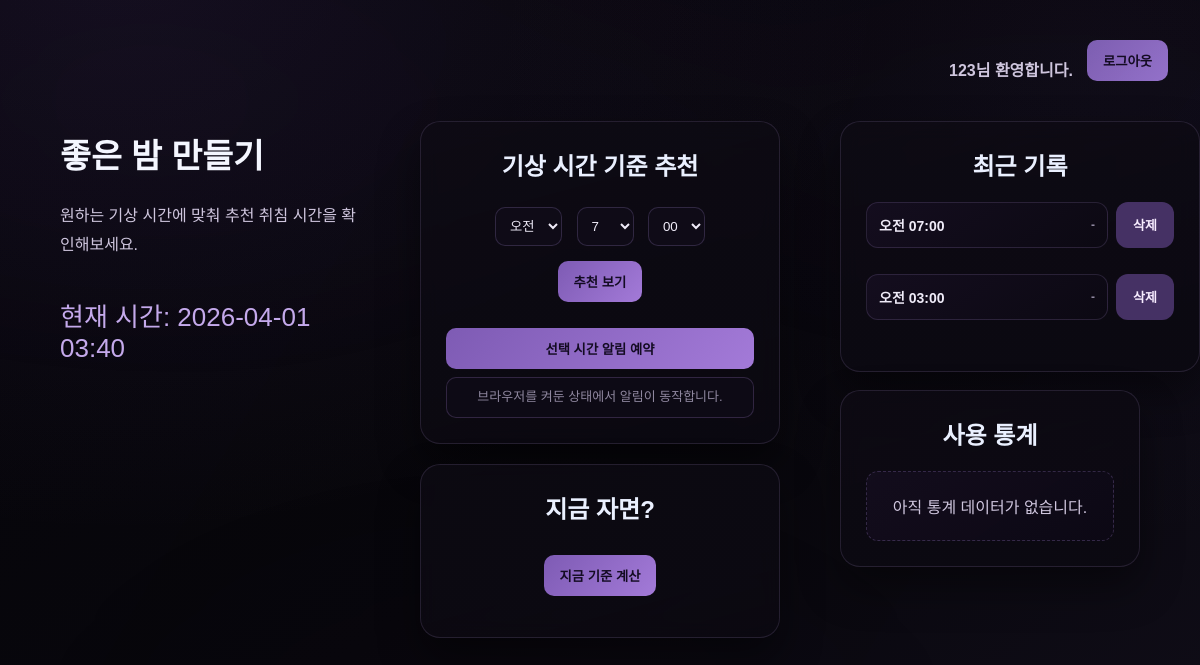
Page / (signed in) on the earlier database version.
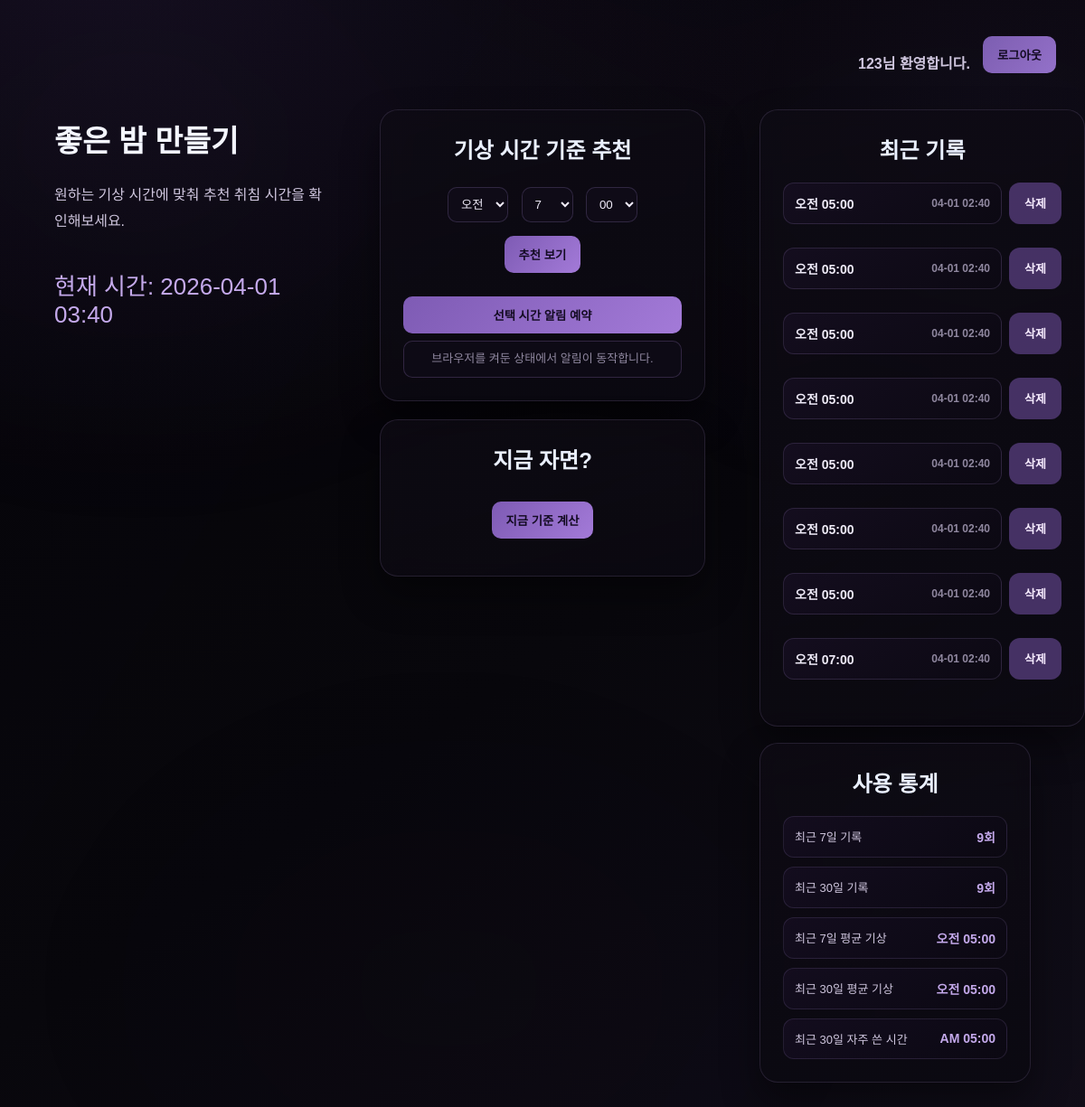
Same page on the later database version.
### tables this page shows
CREATE TABLE users (
        id INTEGER PRIMARY KEY AUTOINCREMENT,
        username TEXT,
        password TEXT
    );

CREATE TABLE history (
        id INTEGER PRIMARY KEY AUTOINCREMENT,
        ampm TEXT,
        hour INTEGER,
        minute TEXT
    , user_id INTEGER, created_at TIMESTAMP);

### app.py (the view, shortened to what this page needs)
@app.route("/", methods=["GET", "POST"])
def index():
    user = get_current_user()
    if not user:
        return render_template("index.html", auth_mode="login", now_time=get_now())
    data = load_last_input()
    selected_ampm = data.get("ampm", "AM")
    selected_hour = int(data.get("hour", 7))
    selected_minute = normalize_minute(data.get("minute", "00"))
    sleep_results, wake_results, comment = get_result_state()
    history = get_history(user["id"])
    stats = build_stats_view(user["id"])
    return render_template(
        "index.html",
        auth_mode=None,
        current_user=user["username"],
        history=history,
        stats=stats,
        sleep_results=sleep_results,
        wake_results=wake_results,
        now_time=get_now(),
        selected_ampm=selected_ampm,
        selected_hour=selected_hour,
        selected_minute=selected_minute,
        selected_display=format_ampm_display(selected_ampm, selected_hour, selected_minute),
        comment=comment,
    )

### app.py (called while the page is built)
def get_current_user():
    user_id = session.get("user_id")
    if not user_id:
        return None
    return get_user_by_id(user_id)

def format_time(minutes):
    minutes %= 24 * 60
    hour = minutes // 60
    minute = minutes % 60
    ampm = "오전" if hour < 12 else "오후"
    hour = hour % 12
    if hour == 0:
        hour = 12
    return f"{ampm} {hour:02d}:{minute:02d}"

def get_now():
    return datetime.now().strftime("%Y-%m-%d %H:%M")

def normalize_minute(minute):
    try:
        return f"{int(minute):02d}"
    except (TypeError, ValueError):
        return str(minute).zfill(2)

def format_ampm_display(ampm, hour, minute):
    return f"{ampm} {int(hour):02d}:{int(minute):02d}"

def build_stats_view(user_id):
    stats = get_history_stats(user_id)
    most_used = "-"
    if stats["most_used_30d"]:
        most_used = format_ampm_display(
            stats["most_used_30d"]["ampm"],
            stats["most_used_30d"]["hour"],
            stats["most_used_30d"]["minute"],
        )
    return {
        "count_7d": stats["count_7d"],
        "count_30d": stats["count_30d"],
        "avg_7d": format_time(stats["avg_7d_minutes"]) if stats["avg_7d_minutes"] is not None else "-",
        "avg_30d": format_time(stats["avg_30d_minutes"]) if stats["avg_30d_minutes"] is not None else "-",
        "most_used_30d": most_used,
    }

def load_last_input():
    try:
        with open(SAVE_FILE, "r", encoding="utf-8") as file:
            return json.load(file)
    except (FileNotFoundError, json.JSONDecodeError):
        return {"ampm": "AM", "hour": 7, "minute": "00"}

def get_result_state():
    result_type = session.get("result_type")
    result_data = session.get("result_data")
    if result_type == "sleep":
        return result_data, None, session.get("result_comment")
    if result_type == "wake":
        return None, result_data, None
    return None, None, None

### database.py (called while the page is built)
def get_connection():
    conn = sqlite3.connect(DB_NAME)
    conn.row_factory = sqlite3.Row
    return conn

def get_user_by_id(user_id):
    conn = get_connection()
    c = conn.cursor()
    c.execute(
        """
        SELECT id, username
        FROM users
        WHERE id = ?
        """,
        (user_id,),
    )
    user = c.fetchone()
    conn.close()
    return user

def _to_minutes(ampm, hour, minute):
    hour_24 = hour % 12
    if ampm == "PM":
        hour_24 += 12
    return hour_24 * 60 + int(minute)

### templates/index.html (shortened to what this page needs)
﻿<!DOCTYPE html>
<html lang="ko">
<head>
    <link rel="stylesheet" href="/static/style.css">
</head>
<body>
    {% if auth_mode %}
    <div class="auth-page">
        <div class="auth-intro">
            <p class="auth-badge">Sleep Planner</p>
            <h1>이제 수면 걱정은 줄여보세요</h1>
            <p class="auth-copy">기상 시간을 기준으로 추천 수면 시간을 알려드립니다.</p>
            <p class="auth-time">현재 시간: {{ now_time }}</p>
        </div>
        <div class="auth-panels">
            <div class="card auth-card {% if auth_mode == 'login' %}active-panel{% endif %}">
                <h2>로그인</h2>
                <form method="post" action="{{ url_for('login') }}" class="auth-form">
                    <input type="text" name="username" placeholder="아이디" required>
                    <input type="password" name="password" placeholder="비밀번호" required>
                    <button type="submit">로그인</button>
                </form>
            </div>
            <div class="card auth-card {% if auth_mode == 'signup' %}active-panel{% endif %}">
                <h2>회원가입</h2>
                <form method="post" action="{{ url_for('signup') }}" class="auth-form">
                    <input type="text" name="username" placeholder="아이디" required>
                    <input type="password" name="password" placeholder="비밀번호" required>
                    <input type="password" name="password_confirm" placeholder="비밀번호 확인" required>
                    <button type="submit">회원가입</button>
                </form>
            </div>
        </div>
    </div>
    {% else %}
    <div class="topbar">
        <div class="topbar-user">{{ current_user }}님 환영합니다.</div>
        <form method="post" action="{{ url_for('logout') }}">
            <button type="submit" class="logout-button">로그아웃</button>
        </form>
    </div>
    <div class="layout">
        <div class="intro-content">
            <h1>좋은 밤 만들기</h1>
            <p class="subtitle">원하는 기상 시간에 맞춰 추천 취침 시간을 확인해보세요.</p>
            <p class="now-time">현재 시간: {{ now_time }}</p>
        </div>
        <div class="main-content">
            <div class="card">
                <h2>기상 시간 기준 추천</h2>
                <form method="post" class="sleep-form">
                    <select name="ampm">
                        <option value="AM" {% if selected_ampm == "AM" %}selected{% endif %}>오전</option>
                    </select>
                    <select name="hour">
                        {% for i in range(1, 13) %}
                        <option value="{{ i }}" {% if i == selected_hour %}selected{% endif %}>{{ i }}</option>
                        {% endfor %}
                    </select>
                    <select name="minute">
                        {% for i in range(0, 60, 5) %}
                        {% set m = "%02d"|format(i) %}
                        <option value="{{ m }}" {% if m == selected_minute %}selected{% endif %}>{{ m }}</option>
                        {% endfor %}
                    </select>
                    <button type="submit" name="wake_submit">추천 보기</button>
                </form>
                <div class="notify-wrap">
                    <button type="button" id="set-notification" class="notify-button">선택 시간 알림 예약</button>
                    <div id="notify-status" class="notify-status" aria-live="polite">
                        브라우저를 켜둔 상태에서 알림이 동작합니다.
                    </div>
                </div>
            </div>
            <div class="card">
                <h2>지금 자면?</h2>
                <form method="post">
                    <button type="submit" name="now">지금 기준 계산</button>
                </form>
            </div>
        </div>
        <div class="history-content">
            <div class="card history-box">
                <h2>최근 기록</h2>
                {% if history %}
                    {% for h in history %}
                    <div class="history-item">
                        <form method="post" class="history-pick-form">
                            <button type="submit" class="history-pick-button">
                                <span class="history-time">
                                    {{ "오전" if h["ampm"] == "AM" else "오후" }} {{ "%02d"|format(h["hour"]) }}:{{ h["minute"] }}
                                </span>
                                <span class="history-date">{{ h["created_label"] or "-" }}</span>
                            </button>
                        </form>
                        <form method="post" class="history-delete-form" onsubmit="return confirm('이 기록을 삭제할까요?');">
                            <button type="submit" class="history-delete-button">삭제</button>
                        </form>
                    </div>
                    {% endfor %}
                {% else %}
                    <div class="empty-history">아직 저장된 기록이 없습니다.</div>
                {% endif %}
            </div>
            <div class="card stats-box">
                <h2>사용 통계</h2>
                {% if stats["count_30d"] > 0 %}
                <div class="stats-grid">
                    <div class="stat-item">
                        <span class="stat-label">최근 7일 기록</span>
                        <strong class="stat-value">{{ stats["count_7d"] }}회</strong>
                    </div>
                    <div class="stat-item">
                        <span class="stat-label">최근 30일 기록</span>
                        <strong class="stat-value">{{ stats["count_30d"] }}회</strong>
                    </div>
                    <div class="stat-item">
                        <span class="stat-label">최근 7일 평균 기상</span>
                        <strong class="stat-value">{{ stats["avg_7d"] }}</strong>
                    </div>
                    <div class="stat-item">
                        <span class="stat-label">최근 30일 평균 기상</span>
                        <strong class="stat-value">{{ stats["avg_30d"] }}</strong>
                    </div>
                    <div class="stat-item">
                        <span class="stat-label">최근 30일 자주 쓴 시간</span>
                        <strong class="stat-value">{{ stats["most_used_30d"] }}</strong>
                    </div>
                </div>
                {% else %}
                <div class="empty-history">아직 통계 데이터가 없습니다.</div>
                {% endif %}
            </div>
        </div>
    </div>
    {% endif %}
</body>
</html>

Differences in the rows shown:
no longer on this page (row edited): history: ampm "오전", hour "03", minute "00", h "-"
added history: ampm "오전", hour "05", minute "00", h "04-01 02:40"
added history: ampm "오전", hour "05", minute "00", h "04-01 02:40"
added history: ampm "오전", hour "05", minute "00", h "04-01 02:40"
added history: ampm "오전", hour "05", minute "00", h "04-01 02:40"
added history: ampm "오전", hour "05", minute "00", h "04-01 02:40"
added history: ampm "오전", hour "05", minute "00", h "04-01 02:40"
added history: ampm "오전", hour "05", minute "00", h "04-01 02:40"
changed history (number 8 of 8 on the later page): h "-" → "04-01 02:40"
Other differences:
{{ stats["count_7d"] }}: (not shown) → "9"
{{ stats["count_30d"] }}: (not shown) → "9"
{{ stats["avg_7d"] }}: (not shown) → "오전 05:00"
{{ stats["avg_30d"] }}: (not shown) → "오전 05:00"
{{ stats["most_used_30d"] }}: (not shown) → "AM 05:00"
text no longer shown: "아직 통계 데이터가 없습니다."
text now shown: "최근 7일 기록 회 최근 30일 기록 회 최근 7일 평균 기상 최근 30일 평균 기상 최근 30일 자주 쓴 시간"
